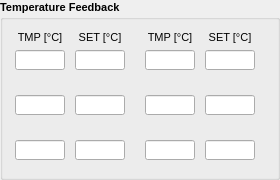
      <widget class="QGroupBox" name="groupBox_4">
       <property name="geometry">
        <rect>
         <x>360</x>
         <y>15</y>
         <width>280</width>
         <height>180</height>
        </rect>
       </property>
       <property name="font">
        <font>
         <pointsize>8</pointsize>
         <weight>75</weight>
         <bold>true</bold>
        </font>
       </property>
       <property name="title">
        <string>Temperature Feedback</string>
       </property>
       <widget class="caGraphics" name="caRectangle_24">
        <property name="geometry">
         <rect>
          <x>10</x>
          <y>90</y>
          <width>120</width>
          <height>30</height>
         </rect>
        </property>
        <property name="foreground">
         <color>
          <red>253</red>
          <green>0</green>
          <blue>0</blue>
         </color>
        </property>
        <property name="linestyle" stdset="0">
         <enum>caGraphics::Solid</enum>
        </property>
        <property name="fillstyle" stdset="0">
         <enum>caGraphics::Filled</enum>
        </property>
        <property name="lineColor">
         <color>
          <red>253</red>
          <green>0</green>
          <blue>0</blue>
         </color>
        </property>
        <property name="visibility">
         <enum>caGraphics::IfNotZero</enum>
        </property>
        <property name="channel" stdset="0">
         <string>$(DEV):X-RF-TMP-CHECK</string>
        </property>
        <property name="form">
         <enum>caGraphics::Rectangle</enum>
        </property>
       </widget>
       <widget class="caTextEntry" name="caTextEntry_12">
        <property name="geometry">
         <rect>
          <x>75</x>
          <y>50</y>
          <width>50</width>
          <height>20</height>
         </rect>
        </property>
        <property name="font">
         <font>
          <family>Lucida Sans Typewriter</family>
          <pointsize>8</pointsize>
         </font>
        </property>
        <property name="channel" stdset="0">
         <string>$(DEV):R-RF-TMP-FBO</string>
        </property>
        <property name="foreground">
         <color>
          <red>0</red>
          <green>0</green>
          <blue>0</blue>
         </color>
        </property>
        <property name="background">
         <color>
          <red>187</red>
          <green>187</green>
          <blue>187</blue>
         </color>
        </property>
        <property name="colorMode">
         <enum>caLineEdit::Static</enum>
        </property>
        <property name="precisionMode">
         <enum>caLineEdit::Channel</enum>
        </property>
        <property name="limitsMode">
         <enum>caLineEdit::Channel</enum>
        </property>
        <property name="maxValue">
         <double>1.000000000000000</double>
        </property>
        <property name="minValue">
         <double>0.000000000000000</double>
        </property>
        <property name="fontScaleMode" stdset="0">
         <enum>caLineEdit::None</enum>
        </property>
        <property name="formatType">
         <enum>caLineEdit::decimal</enum>
        </property>
       </widget>
       <widget class="caGraphics" name="caRectangle_25">
        <property name="geometry">
         <rect>
          <x>10</x>
          <y>135</y>
          <width>120</width>
          <height>30</height>
         </rect>
        </property>
        <property name="foreground">
         <color>
          <red>253</red>
          <green>0</green>
          <blue>0</blue>
         </color>
        </property>
        <property name="linestyle" stdset="0">
         <enum>caGraphics::Solid</enum>
        </property>
        <property name="fillstyle" stdset="0">
         <enum>caGraphics::Filled</enum>
        </property>
        <property name="lineColor">
         <color>
          <red>253</red>
          <green>0</green>
          <blue>0</blue>
         </color>
        </property>
        <property name="visibility">
         <enum>caGraphics::IfNotZero</enum>
        </property>
        <property name="channel" stdset="0">
         <string>$(DEV):Y-RF-TMP-CHECK</string>
        </property>
        <property name="form">
         <enum>caGraphics::Rectangle</enum>
        </property>
       </widget>
       <widget class="caGraphics" name="caRectangle_26">
        <property name="geometry">
         <rect>
          <x>10</x>
          <y>45</y>
          <width>120</width>
          <height>30</height>
         </rect>
        </property>
        <property name="foreground">
         <color>
          <red>253</red>
          <green>0</green>
          <blue>0</blue>
         </color>
        </property>
        <property name="linestyle" stdset="0">
         <enum>caGraphics::Solid</enum>
        </property>
        <property name="fillstyle" stdset="0">
         <enum>caGraphics::Filled</enum>
        </property>
        <property name="lineColor">
         <color>
          <red>253</red>
          <green>0</green>
          <blue>0</blue>
         </color>
        </property>
        <property name="visibility">
         <enum>caGraphics::IfNotZero</enum>
        </property>
        <property name="channel" stdset="0">
         <string>$(DEV):R-RF-TMP-CHECK</string>
        </property>
        <property name="form">
         <enum>caGraphics::Rectangle</enum>
        </property>
       </widget>
       <widget class="caLineEdit" name="caLineEdit_5">
        <property name="geometry">
         <rect>
          <x>15</x>
          <y>95</y>
          <width>50</width>
          <height>20</height>
         </rect>
        </property>
        <property name="font">
         <font>
          <family>Lucida Sans Typewriter</family>
          <pointsize>8</pointsize>
         </font>
        </property>
        <property name="alignment">
         <set>Qt::AlignAbsolute|Qt::AlignLeading|Qt::AlignLeft|Qt::AlignVCenter</set>
        </property>
        <property name="channel" stdset="0">
         <string>$(DEV):X-RF-TMP-FBI</string>
        </property>
        <property name="foreground">
         <color>
          <red>0</red>
          <green>0</green>
          <blue>0</blue>
         </color>
        </property>
        <property name="background">
         <color>
          <red>187</red>
          <green>187</green>
          <blue>187</blue>
         </color>
        </property>
        <property name="colorMode">
         <enum>caLineEdit::Static</enum>
        </property>
        <property name="precision">
         <number>0</number>
        </property>
        <property name="precisionMode">
         <enum>caLineEdit::Channel</enum>
        </property>
        <property name="limitsMode">
         <enum>caLineEdit::Channel</enum>
        </property>
        <property name="maxValue">
         <double>1.000000000000000</double>
        </property>
        <property name="minValue">
         <double>0.000000000000000</double>
        </property>
        <property name="fontScaleMode" stdset="0">
         <enum>caLineEdit::None</enum>
        </property>
        <property name="formatType">
         <enum>caLineEdit::decimal</enum>
        </property>
       </widget>
       <widget class="caLineEdit" name="caLineEdit_2">
        <property name="geometry">
         <rect>
          <x>145</x>
          <y>140</y>
          <width>50</width>
          <height>20</height>
         </rect>
        </property>
        <property name="font">
         <font>
          <family>Lucida Sans Typewriter</family>
          <pointsize>8</pointsize>
         </font>
        </property>
        <property name="alignment">
         <set>Qt::AlignAbsolute|Qt::AlignLeading|Qt::AlignLeft|Qt::AlignVCenter</set>
        </property>
        <property name="channel" stdset="0">
         <string>$(DEV):Y-MX-TMP-FBI</string>
        </property>
        <property name="foreground">
         <color>
          <red>0</red>
          <green>0</green>
          <blue>0</blue>
         </color>
        </property>
        <property name="background">
         <color>
          <red>187</red>
          <green>187</green>
          <blue>187</blue>
         </color>
        </property>
        <property name="colorMode">
         <enum>caLineEdit::Static</enum>
        </property>
        <property name="precisionMode">
         <enum>caLineEdit::Channel</enum>
        </property>
        <property name="limitsMode">
         <enum>caLineEdit::Channel</enum>
        </property>
        <property name="maxValue">
         <double>1.000000000000000</double>
        </property>
        <property name="minValue">
         <double>0.000000000000000</double>
        </property>
        <property name="fontScaleMode" stdset="0">
         <enum>caLineEdit::None</enum>
        </property>
        <property name="formatType">
         <enum>caLineEdit::decimal</enum>
        </property>
       </widget>
       <widget class="caTextEntry" name="caTextEntry_9">
        <property name="geometry">
         <rect>
          <x>205</x>
          <y>50</y>
          <width>50</width>
          <height>20</height>
         </rect>
        </property>
        <property name="font">
         <font>
          <family>Lucida Sans Typewriter</family>
          <pointsize>8</pointsize>
         </font>
        </property>
        <property name="channel" stdset="0">
         <string>$(DEV):R-MX-TMP-FBO</string>
        </property>
        <property name="foreground">
         <color>
          <red>0</red>
          <green>0</green>
          <blue>0</blue>
         </color>
        </property>
        <property name="background">
         <color>
          <red>187</red>
          <green>187</green>
          <blue>187</blue>
         </color>
        </property>
        <property name="colorMode">
         <enum>caLineEdit::Static</enum>
        </property>
        <property name="precisionMode">
         <enum>caLineEdit::Channel</enum>
        </property>
        <property name="limitsMode">
         <enum>caLineEdit::Channel</enum>
        </property>
        <property name="maxValue">
         <double>1.000000000000000</double>
        </property>
        <property name="minValue">
         <double>0.000000000000000</double>
        </property>
        <property name="fontScaleMode" stdset="0">
         <enum>caLineEdit::None</enum>
        </property>
        <property name="formatType">
         <enum>caLineEdit::decimal</enum>
        </property>
       </widget>
       <widget class="caTextEntry" name="caTextEntry_10">
        <property name="geometry">
         <rect>
          <x>205</x>
          <y>95</y>
          <width>50</width>
          <height>20</height>
         </rect>
        </property>
        <property name="font">
         <font>
          <family>Lucida Sans Typewriter</family>
          <pointsize>8</pointsize>
         </font>
        </property>
        <property name="channel" stdset="0">
         <string>$(DEV):X-MX-TMP-FBO</string>
        </property>
        <property name="foreground">
         <color>
          <red>0</red>
          <green>0</green>
          <blue>0</blue>
         </color>
        </property>
        <property name="background">
         <color>
          <red>187</red>
          <green>187</green>
          <blue>187</blue>
         </color>
        </property>
        <property name="colorMode">
         <enum>caLineEdit::Static</enum>
        </property>
        <property name="precisionMode">
         <enum>caLineEdit::Channel</enum>
        </property>
        <property name="limitsMode">
         <enum>caLineEdit::Channel</enum>
        </property>
        <property name="maxValue">
         <double>1.000000000000000</double>
        </property>
        <property name="minValue">
         <double>0.000000000000000</double>
        </property>
        <property name="fontScaleMode" stdset="0">
         <enum>caLineEdit::None</enum>
        </property>
        <property name="formatType">
         <enum>caLineEdit::decimal</enum>
        </property>
       </widget>
       <widget class="caLineEdit" name="caLineEdit_6">
        <property name="geometry">
         <rect>
          <x>15</x>
          <y>140</y>
          <width>50</width>
          <height>20</height>
         </rect>
        </property>
        <property name="font">
         <font>
          <family>Lucida Sans Typewriter</family>
          <pointsize>8</pointsize>
         </font>
        </property>
        <property name="alignment">
         <set>Qt::AlignAbsolute|Qt::AlignLeading|Qt::AlignLeft|Qt::AlignVCenter</set>
        </property>
        <property name="channel" stdset="0">
         <string>$(DEV):Y-RF-TMP-FBI</string>
        </property>
        <property name="foreground">
         <color>
          <red>0</red>
          <green>0</green>
          <blue>0</blue>
         </color>
        </property>
        <property name="background">
         <color>
          <red>187</red>
          <green>187</green>
          <blue>187</blue>
         </color>
        </property>
        <property name="colorMode">
         <enum>caLineEdit::Static</enum>
        </property>
        <property name="precision">
         <number>0</number>
        </property>
        <property name="precisionMode">
         <enum>caLineEdit::Channel</enum>
        </property>
        <property name="limitsMode">
         <enum>caLineEdit::Channel</enum>
        </property>
        <property name="maxValue">
         <double>1.000000000000000</double>
        </property>
        <property name="minValue">
         <double>0.000000000000000</double>
        </property>
        <property name="fontScaleMode" stdset="0">
         <enum>caLineEdit::None</enum>
        </property>
        <property name="formatType">
         <enum>caLineEdit::decimal</enum>
        </property>
       </widget>
       <widget class="caTextEntry" name="caTextEntry_14">
        <property name="geometry">
         <rect>
          <x>75</x>
          <y>140</y>
          <width>50</width>
          <height>20</height>
         </rect>
        </property>
        <property name="font">
         <font>
          <family>Lucida Sans Typewriter</family>
          <pointsize>8</pointsize>
         </font>
        </property>
        <property name="channel" stdset="0">
         <string>$(DEV):Y-RF-TMP-FBO</string>
        </property>
        <property name="foreground">
         <color>
          <red>0</red>
          <green>0</green>
          <blue>0</blue>
         </color>
        </property>
        <property name="background">
         <color>
          <red>187</red>
          <green>187</green>
          <blue>187</blue>
         </color>
        </property>
        <property name="colorMode">
         <enum>caLineEdit::Static</enum>
        </property>
        <property name="precisionMode">
         <enum>caLineEdit::Channel</enum>
        </property>
        <property name="limitsMode">
         <enum>caLineEdit::Channel</enum>
        </property>
        <property name="maxValue">
         <double>1.000000000000000</double>
        </property>
        <property name="minValue">
         <double>0.000000000000000</double>
        </property>
        <property name="fontScaleMode" stdset="0">
         <enum>caLineEdit::None</enum>
        </property>
        <property name="formatType">
         <enum>caLineEdit::decimal</enum>
        </property>
       </widget>
       <widget class="caGraphics" name="caRectangle_21">
        <property name="geometry">
         <rect>
          <x>140</x>
          <y>90</y>
          <width>120</width>
          <height>30</height>
         </rect>
        </property>
        <property name="foreground">
         <color>
          <red>253</red>
          <green>0</green>
          <blue>0</blue>
         </color>
        </property>
        <property name="linestyle" stdset="0">
         <enum>caGraphics::Solid</enum>
        </property>
        <property name="fillstyle" stdset="0">
         <enum>caGraphics::Filled</enum>
        </property>
        <property name="lineColor">
         <color>
          <red>253</red>
          <green>0</green>
          <blue>0</blue>
         </color>
        </property>
        <property name="visibility">
         <enum>caGraphics::IfNotZero</enum>
        </property>
        <property name="channel" stdset="0">
         <string>$(DEV):X-MX-TMP-CHECK</string>
        </property>
        <property name="form">
         <enum>caGraphics::Rectangle</enum>
        </property>
       </widget>
       <widget class="caTextEntry" name="caTextEntry_11">
        <property name="geometry">
         <rect>
          <x>205</x>
          <y>140</y>
          <width>50</width>
          <height>20</height>
         </rect>
        </property>
        <property name="font">
         <font>
          <family>Lucida Sans Typewriter</family>
          <pointsize>8</pointsize>
         </font>
        </property>
        <property name="channel" stdset="0">
         <string>$(DEV):Y-MX-TMP-FBO</string>
        </property>
        <property name="foreground">
         <color>
          <red>0</red>
          <green>0</green>
          <blue>0</blue>
         </color>
        </property>
        <property name="background">
         <color>
          <red>187</red>
          <green>187</green>
          <blue>187</blue>
         </color>
        </property>
        <property name="colorMode">
         <enum>caLineEdit::Static</enum>
        </property>
        <property name="precisionMode">
         <enum>caLineEdit::Channel</enum>
        </property>
        <property name="limitsMode">
         <enum>caLineEdit::Channel</enum>
        </property>
        <property name="maxValue">
         <double>1.000000000000000</double>
        </property>
        <property name="minValue">
         <double>0.000000000000000</double>
        </property>
        <property name="fontScaleMode" stdset="0">
         <enum>caLineEdit::None</enum>
        </property>
        <property name="formatType">
         <enum>caLineEdit::decimal</enum>
        </property>
       </widget>
       <widget class="caLineEdit" name="caLineEdit_3">
        <property name="geometry">
         <rect>
          <x>145</x>
          <y>95</y>
          <width>50</width>
          <height>20</height>
         </rect>
        </property>
        <property name="font">
         <font>
          <family>Lucida Sans Typewriter</family>
          <pointsize>8</pointsize>
         </font>
        </property>
        <property name="alignment">
         <set>Qt::AlignAbsolute|Qt::AlignLeading|Qt::AlignLeft|Qt::AlignVCenter</set>
        </property>
        <property name="channel" stdset="0">
         <string>$(DEV):X-MX-TMP-FBI</string>
        </property>
        <property name="foreground">
         <color>
          <red>0</red>
          <green>0</green>
          <blue>0</blue>
         </color>
        </property>
        <property name="background">
         <color>
          <red>187</red>
          <green>187</green>
          <blue>187</blue>
         </color>
        </property>
        <property name="colorMode">
         <enum>caLineEdit::Static</enum>
        </property>
        <property name="precisionMode">
         <enum>caLineEdit::Channel</enum>
        </property>
        <property name="limitsMode">
         <enum>caLineEdit::Channel</enum>
        </property>
        <property name="maxValue">
         <double>1.000000000000000</double>
        </property>
        <property name="minValue">
         <double>0.000000000000000</double>
        </property>
        <property name="fontScaleMode" stdset="0">
         <enum>caLineEdit::None</enum>
        </property>
        <property name="formatType">
         <enum>caLineEdit::decimal</enum>
        </property>
       </widget>
       <widget class="caGraphics" name="caRectangle_22">
        <property name="geometry">
         <rect>
          <x>140</x>
          <y>135</y>
          <width>120</width>
          <height>30</height>
         </rect>
        </property>
        <property name="foreground">
         <color>
          <red>253</red>
          <green>0</green>
          <blue>0</blue>
         </color>
        </property>
        <property name="linestyle" stdset="0">
         <enum>caGraphics::Solid</enum>
        </property>
        <property name="fillstyle" stdset="0">
         <enum>caGraphics::Filled</enum>
        </property>
        <property name="lineColor">
         <color>
          <red>253</red>
          <green>0</green>
          <blue>0</blue>
         </color>
        </property>
        <property name="visibility">
         <enum>caGraphics::IfNotZero</enum>
        </property>
        <property name="channel" stdset="0">
         <string>$(DEV):Y-MX-TMP-CHECK</string>
        </property>
        <property name="form">
         <enum>caGraphics::Rectangle</enum>
        </property>
       </widget>
       <widget class="caGraphics" name="caRectangle_23">
        <property name="geometry">
         <rect>
          <x>140</x>
          <y>45</y>
          <width>120</width>
          <height>30</height>
         </rect>
        </property>
        <property name="foreground">
         <color>
          <red>253</red>
          <green>0</green>
          <blue>0</blue>
         </color>
        </property>
        <property name="linestyle" stdset="0">
         <enum>caGraphics::Solid</enum>
        </property>
        <property name="fillstyle" stdset="0">
         <enum>caGraphics::Filled</enum>
        </property>
        <property name="lineColor">
         <color>
          <red>253</red>
          <green>0</green>
          <blue>0</blue>
         </color>
        </property>
        <property name="visibility">
         <enum>caGraphics::IfNotZero</enum>
        </property>
        <property name="channel" stdset="0">
         <string>$(DEV):R-MX-TMP-CHECK</string>
        </property>
        <property name="form">
         <enum>caGraphics::Rectangle</enum>
        </property>
       </widget>
       <widget class="caTextEntry" name="caTextEntry_13">
        <property name="geometry">
         <rect>
          <x>75</x>
          <y>95</y>
          <width>50</width>
          <height>20</height>
         </rect>
        </property>
        <property name="font">
         <font>
          <family>Lucida Sans Typewriter</family>
          <pointsize>8</pointsize>
         </font>
        </property>
        <property name="channel" stdset="0">
         <string>$(DEV):X-RF-TMP-FBO</string>
        </property>
        <property name="foreground">
         <color>
          <red>0</red>
          <green>0</green>
          <blue>0</blue>
         </color>
        </property>
        <property name="background">
         <color>
          <red>187</red>
          <green>187</green>
          <blue>187</blue>
         </color>
        </property>
        <property name="colorMode">
         <enum>caLineEdit::Static</enum>
        </property>
        <property name="precisionMode">
         <enum>caLineEdit::Channel</enum>
        </property>
        <property name="limitsMode">
         <enum>caLineEdit::Channel</enum>
        </property>
        <property name="maxValue">
         <double>1.000000000000000</double>
        </property>
        <property name="minValue">
         <double>0.000000000000000</double>
        </property>
        <property name="fontScaleMode" stdset="0">
         <enum>caLineEdit::None</enum>
        </property>
        <property name="formatType">
         <enum>caLineEdit::decimal</enum>
        </property>
       </widget>
       <widget class="caLineEdit" name="caLineEdit_4">
        <property name="geometry">
         <rect>
          <x>15</x>
          <y>50</y>
          <width>50</width>
          <height>20</height>
         </rect>
        </property>
        <property name="font">
         <font>
          <family>Lucida Sans Typewriter</family>
          <pointsize>8</pointsize>
         </font>
        </property>
        <property name="alignment">
         <set>Qt::AlignAbsolute|Qt::AlignLeading|Qt::AlignLeft|Qt::AlignVCenter</set>
        </property>
        <property name="channel" stdset="0">
         <string>$(DEV):R-RF-TMP-FBI</string>
        </property>
        <property name="foreground">
         <color>
          <red>0</red>
          <green>0</green>
          <blue>0</blue>
         </color>
        </property>
        <property name="background">
         <color>
          <red>187</red>
          <green>187</green>
          <blue>187</blue>
         </color>
        </property>
        <property name="colorMode">
         <enum>caLineEdit::Static</enum>
        </property>
        <property name="precision">
         <number>0</number>
        </property>
        <property name="precisionMode">
         <enum>caLineEdit::Channel</enum>
        </property>
        <property name="limitsMode">
         <enum>caLineEdit::Channel</enum>
        </property>
        <property name="maxValue">
         <double>1.000000000000000</double>
        </property>
        <property name="minValue">
         <double>0.000000000000000</double>
        </property>
        <property name="fontScaleMode" stdset="0">
         <enum>caLineEdit::None</enum>
        </property>
        <property name="formatType">
         <enum>caLineEdit::decimal</enum>
        </property>
       </widget>
       <widget class="caLineEdit" name="caLineEdit_1">
        <property name="geometry">
         <rect>
          <x>145</x>
          <y>50</y>
          <width>50</width>
          <height>20</height>
         </rect>
        </property>
        <property name="font">
         <font>
          <family>Lucida Sans Typewriter</family>
          <pointsize>8</pointsize>
         </font>
        </property>
        <property name="alignment">
         <set>Qt::AlignAbsolute|Qt::AlignLeading|Qt::AlignLeft|Qt::AlignVCenter</set>
        </property>
        <property name="channel" stdset="0">
         <string>$(DEV):R-MX-TMP-FBI</string>
        </property>
        <property name="foreground">
         <color>
          <red>0</red>
          <green>0</green>
          <blue>0</blue>
         </color>
        </property>
        <property name="background">
         <color>
          <red>187</red>
          <green>187</green>
          <blue>187</blue>
         </color>
        </property>
        <property name="colorMode">
         <enum>caLineEdit::Static</enum>
        </property>
        <property name="precisionMode">
         <enum>caLineEdit::Channel</enum>
        </property>
        <property name="limitsMode">
         <enum>caLineEdit::Channel</enum>
        </property>
        <property name="maxValue">
         <double>1.000000000000000</double>
        </property>
        <property name="minValue">
         <double>0.000000000000000</double>
        </property>
        <property name="fontScaleMode" stdset="0">
         <enum>caLineEdit::None</enum>
        </property>
        <property name="formatType">
         <enum>caLineEdit::compact</enum>
        </property>
       </widget>
       <widget class="QLabel" name="label_6">
        <property name="geometry">
         <rect>
          <x>200</x>
          <y>30</y>
          <width>60</width>
          <height>15</height>
         </rect>
        </property>
        <property name="sizePolicy">
         <sizepolicy hsizetype="Fixed" vsizetype="Fixed">
          <horstretch>0</horstretch>
          <verstretch>0</verstretch>
         </sizepolicy>
        </property>
        <property name="minimumSize">
         <size>
          <width>0</width>
          <height>15</height>
         </size>
        </property>
        <property name="font">
         <font>
          <weight>50</weight>
          <bold>false</bold>
          <stylestrategy>PreferAntialias</stylestrategy>
         </font>
        </property>
        <property name="text">
         <string>SET [°C]</string>
        </property>
        <property name="alignment">
         <set>Qt::AlignCenter</set>
        </property>
       </widget>
       <widget class="QLabel" name="label_7">
        <property name="geometry">
         <rect>
          <x>70</x>
          <y>30</y>
          <width>60</width>
          <height>15</height>
         </rect>
        </property>
        <property name="sizePolicy">
         <sizepolicy hsizetype="Fixed" vsizetype="Fixed">
          <horstretch>0</horstretch>
          <verstretch>0</verstretch>
         </sizepolicy>
        </property>
        <property name="minimumSize">
         <size>
          <width>0</width>
          <height>15</height>
         </size>
        </property>
        <property name="font">
         <font>
          <weight>50</weight>
          <bold>false</bold>
          <stylestrategy>PreferAntialias</stylestrategy>
         </font>
        </property>
        <property name="styleSheet">
         <string notr="true"/>
        </property>
        <property name="text">
         <string>SET [°C]</string>
        </property>
        <property name="alignment">
         <set>Qt::AlignCenter</set>
        </property>
       </widget>
       <widget class="QLabel" name="label_8">
        <property name="geometry">
         <rect>
          <x>10</x>
          <y>30</y>
          <width>60</width>
          <height>15</height>
         </rect>
        </property>
        <property name="sizePolicy">
         <sizepolicy hsizetype="Fixed" vsizetype="Fixed">
          <horstretch>0</horstretch>
          <verstretch>0</verstretch>
         </sizepolicy>
        </property>
        <property name="minimumSize">
         <size>
          <width>60</width>
          <height>15</height>
         </size>
        </property>
        <property name="maximumSize">
         <size>
          <width>60</width>
          <height>15</height>
         </size>
        </property>
        <property name="font">
         <font>
          <pointsize>8</pointsize>
          <weight>50</weight>
          <bold>false</bold>
          <stylestrategy>PreferAntialias</stylestrategy>
         </font>
        </property>
        <property name="text">
         <string>TMP [°C]</string>
        </property>
        <property name="alignment">
         <set>Qt::AlignCenter</set>
        </property>
       </widget>
       <widget class="QLabel" name="label_9">
        <property name="geometry">
         <rect>
          <x>140</x>
          <y>30</y>
          <width>60</width>
          <height>15</height>
         </rect>
        </property>
        <property name="sizePolicy">
         <sizepolicy hsizetype="Fixed" vsizetype="Fixed">
          <horstretch>0</horstretch>
          <verstretch>0</verstretch>
         </sizepolicy>
        </property>
        <property name="minimumSize">
         <size>
          <width>0</width>
          <height>15</height>
         </size>
        </property>
        <property name="font">
         <font>
          <weight>50</weight>
          <bold>false</bold>
          <stylestrategy>PreferAntialias</stylestrategy>
         </font>
        </property>
        <property name="text">
         <string>TMP [°C]</string>
        </property>
        <property name="alignment">
         <set>Qt::AlignCenter</set>
        </property>
       </widget>
       <zorder>caRectangle_26</zorder>
       <zorder>caRectangle_22</zorder>
       <zorder>caRectangle_21</zorder>
       <zorder>caRectangle_23</zorder>
       <zorder>caRectangle_24</zorder>
       <zorder>caTextEntry_12</zorder>
       <zorder>caRectangle_25</zorder>
       <zorder>caLineEdit_5</zorder>
       <zorder>caLineEdit_2</zorder>
       <zorder>caTextEntry_9</zorder>
       <zorder>caTextEntry_10</zorder>
       <zorder>caLineEdit_6</zorder>
       <zorder>caTextEntry_14</zorder>
       <zorder>caTextEntry_11</zorder>
       <zorder>caLineEdit_3</zorder>
       <zorder>caTextEntry_13</zorder>
       <zorder>caLineEdit_4</zorder>
       <zorder>caLineEdit_1</zorder>
       <zorder>label_6</zorder>
       <zorder>label_7</zorder>
       <zorder>label_8</zorder>
       <zorder>label_9</zorder>
      </widget>
